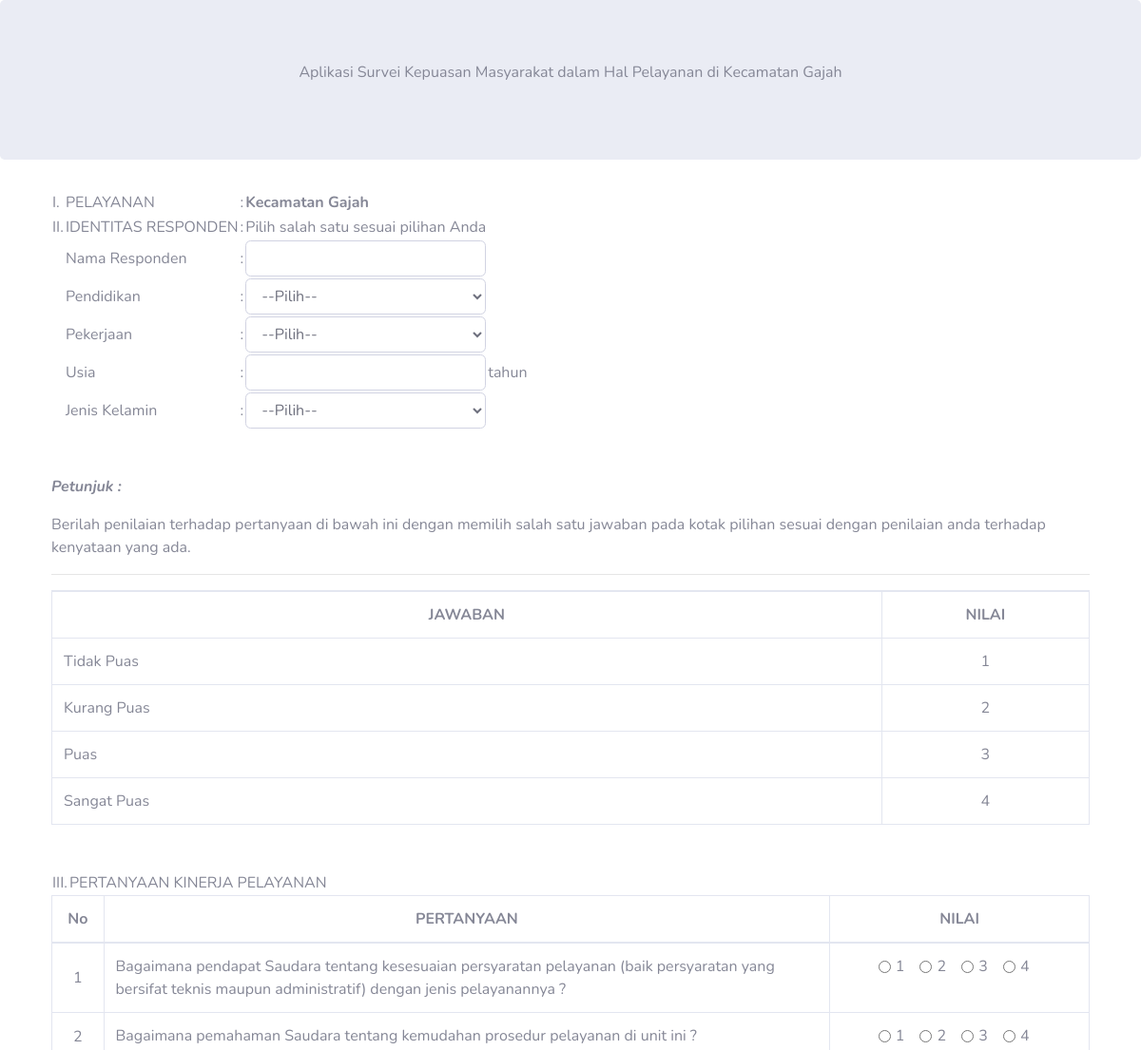
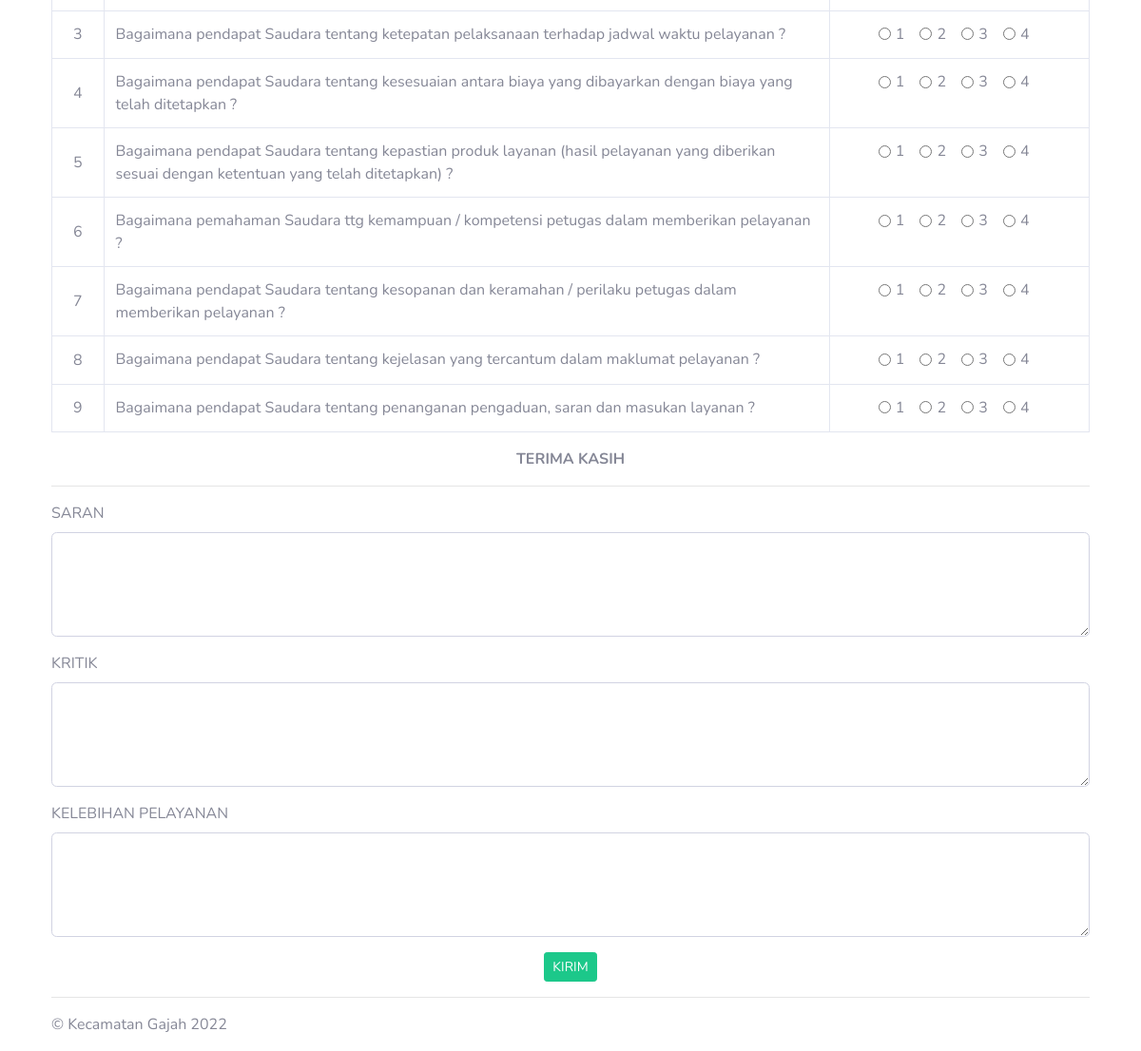
The page / on the database its author committed (2 pictures, top to bottom).
### tables this page shows
CREATE TABLE `tb_pernyataan` (
  `id_pernyataan` int(11) NOT NULL,
  `pernyataan` varchar(200) NOT NULL
);

### index.php (the view, shortened to what this page needs)
<?php
include("inc/config.php");
?>
<!doctype html>
<html lang="en">
<head>
  <link href="asset/vendor/fontawesome-free/css/all.min.css" rel="stylesheet" type="text/css">
  <link href="asset/css/sb-admin-2.min.css" rel="stylesheet">
  <link href="asset/css/sweetalert.min.css" rel="stylesheet">
  <link href="asset/vendor/datatables/dataTables.bootstrap4.min.css" rel="stylesheet">
</head>
<body>
  <main role="main">
    <div class="jumbotron">
      <div class="container">
        <p class="text-center">Aplikasi Survei Kepuasan Masyarakat dalam Hal Pelayanan di Kecamatan Gajah</p>
      </div>
    </div>
    <div class="container">
      <form action="proses-survei.php" method="post" onSubmit="validasi()">
        <table>
          <tr>
            <td>I.</td>
            <td>PELAYANAN</td>
            <td>:</td>
            <td class="font-weight-bold">Kecamatan Gajah</td>
          </tr>
          <tr>
            <td>II.</td>
            <td>IDENTITAS RESPONDEN</td>
            <td>:</td>
            <td>Pilih salah satu sesuai pilihan Anda</td>
          </tr>
          <tr>
            <td></td>
            <td>Nama Responden</td>
            <td>:</td>
            <td>
              <input type="text" class="form-control" name="nama" id="nama" value="<?= $_POST['nama']; ?>" required>
            </td>
          </tr>
          <tr>
            <td></td>
            <td>Pendidikan</td>
            <td>:</td>
            <td>
              <select name="pendidikan" value="<?= $_POST['pendidikan']; ?>" id="pendidikan" class="form-control" required>
                <option value="">--Pilih--</option>
              </select>
            </td>
          </tr>
          <tr>
            <td></td>
            <td>Pekerjaan</td>
            <td>:</td>
            <td>
              <select name="pekerjaan" value="<?= $_POST['pekerjaan']; ?>" id="pekerjaan" class="form-control" required>
                <option value="">--Pilih--</option>
              </select>
            </td>
          </tr>
          <tr>
            <td></td>
            <td>Usia</td>
            <td>:</td>
            <td>
              <input type="text" class="form-control" name="usia" id="usia" value="<?= $_POST['usia']; ?>" required>
            </td>
            <td>tahun</td>
          </tr>
          <tr>
            <td></td>
            <td>Jenis Kelamin</td>
            <td>:</td>
            <td>
              <select name="jk" id="jk" value="<?= $_POST['jk']; ?>" class="form-control" required>
                <option value="">--Pilih--</option>
              </select>
            </td>
          </tr>
        </table>
        <div class="mt-5">
          <p class="font-weight-bold font-italic">Petunjuk :</p>
          <p>Berilah penilaian terhadap pertanyaan di bawah ini dengan memilih salah satu jawaban pada kotak pilihan sesuai dengan penilaian anda terhadap kenyataan yang ada.</p>
          <hr>
          <table class="table table-bordered" id="dataTable" width="100%" cellspacing="0">
            <tr>
              <th class="text-center">JAWABAN</th>
              <th class="text-center" width="20%">NILAI</th>
            </tr>
            <tr>
              <td class="ml-3">Tidak Puas</td>
              <td class="text-center">1</td>
            </tr>
            <tr>
              <td>Kurang Puas</td>
              <td class="text-center">2</td>
            </tr>
            <tr>
              <td>Puas</td>
              <td class="text-center">3</td>
            </tr>
            <tr>
              <td>Sangat Puas</td>
              <td class="text-center">4</td>
            </tr>
          </table>
        </div>
        <div class="mt-5">
          <table>
            <tr>
              <td>III.</td>
              <td>PERTANYAAN KINERJA PELAYANAN</td>
            </tr>
          </table>
          <table class="table table-bordered" id="dataTable" width="100%" cellspacing="0">
            <thead>
              <tr>
                <th class="align-middle text-center">No</th>
                <th class="align-middle text-center">PERTANYAAN</th>
                <th width=25% class="align-middle text-center">NILAI</th>
              </tr>
            <tbody>
              <?php
              $no = 1;
              $pernyataan = $conn->query("SELECT * FROM tb_pernyataan");
              while ($dataPernyataan = $pernyataan->fetch_assoc()) {
              ?>
                <tr>
                  <td width="5%" class="align-middle text-center"><?= $no++; ?></td>
                  <td><?= $dataPernyataan['pernyataan']; ?></td>
                  <td class="text-center">
                    <div class="form-check form-check-inline">
                      <input class="form-check-input" type="radio" id="nilai <?= $no . $dataPernyataan['id_pernyataan']; ?>" name="nilai[<?= $dataPernyataan['id_pernyataan'] ?>]" value="1" required>
                      <label class="form-check-label">1</label>
                    </div>
                    <div class="form-check form-check-inline">
                      <input class="form-check-input" type="radio" id="nilai <?= $no . $dataPernyataan['id_pernyataan']; ?>" name="nilai[<?= $dataPernyataan['id_pernyataan'] ?>]" value="2" required>
                      <label class="form-check-label">2</label>
                    </div>
                    <div class="form-check form-check-inline">
                      <input class="form-check-input" type="radio" id="nilai <?= $no . $dataPernyataan['id_pernyataan']; ?>" name="nilai[<?= $dataPernyataan['id_pernyataan'] ?>]" value="3" required>
                      <label class="form-check-label">3</label>
                    </div>
                    <div class="form-check form-check-inline">
                      <input class="form-check-input" type="radio" id="nilai <?= $no . $dataPernyataan['id_pernyataan']; ?>" name="nilai[<?= $dataPernyataan['id_pernyataan'] ?>]" value="4" required>
                      <label class="form-check-label">4</label>
                    </div>
                  </td>
                </tr>
              <?php } ?>
            </tbody>
            </thead>
          </table>
          <p class="font-weight-bold text-center">TERIMA KASIH</p>
          <hr>
          <div class="form-group">
            <label>SARAN</label>
            <textarea class="form-control" rows="4" name="saran"></textarea>
          </div>
          <div class="form-group">
            <label>KRITIK</label>
            <textarea class="form-control" rows="4" name="kritik"></textarea>
          </div>
          <div class="form-group">
            <label>KELEBIHAN PELAYANAN</label>
            <textarea class="form-control" rows="4" name="kelebihan"></textarea>
          </div>
          <div class="form-group text-center">
            <button type="submit" name="kirim" class="btn btn-success btn-sm kirim">KIRIM</button>
          </div>
        </div>
      </form>
      <hr>
    </div>
  </main>
  <footer class="container">
    <p>&copy; Kecamatan Gajah 2022</p>
  </footer>
</body>
</html>

### rows shown on the page
tb_pernyataan: pernyataan "Bagaimana pendapat Saudara tentang kesesuaian persyaratan pelayanan (baik persyaratan yang bersifat teknis maupun administratif) dengan jenis pelayanannya ?"
tb_pernyataan: pernyataan "Bagaimana pemahaman Saudara tentang kemudahan prosedur pelayanan di unit ini ?"
tb_pernyataan: pernyataan "Bagaimana pendapat Saudara tentang ketepatan pelaksanaan terhadap jadwal waktu pelayanan ?"
tb_pernyataan: pernyataan "Bagaimana pendapat Saudara tentang kesesuaian antara biaya yang dibayarkan dengan biaya yang telah ditetapkan ?"
tb_pernyataan: pernyataan "Bagaimana pendapat Saudara tentang kepastian produk layanan (hasil pelayanan yang diberikan sesuai dengan ketentuan yang telah ditetapkan) ?"
tb_pernyataan: pernyataan "Bagaimana pemahaman Saudara ttg kemampuan / kompetensi petugas dalam memberikan pelayanan ?"
tb_pernyataan: pernyataan "Bagaimana pendapat Saudara tentang kesopanan dan keramahan / perilaku petugas dalam memberikan pelayanan ?"
tb_pernyataan: pernyataan "Bagaimana pendapat Saudara tentang kejelasan yang tercantum dalam maklumat pelayanan ?"
tb_pernyataan: pernyataan "Bagaimana pendapat Saudara tentang penanganan pengaduan, saran dan masukan layanan ?"
